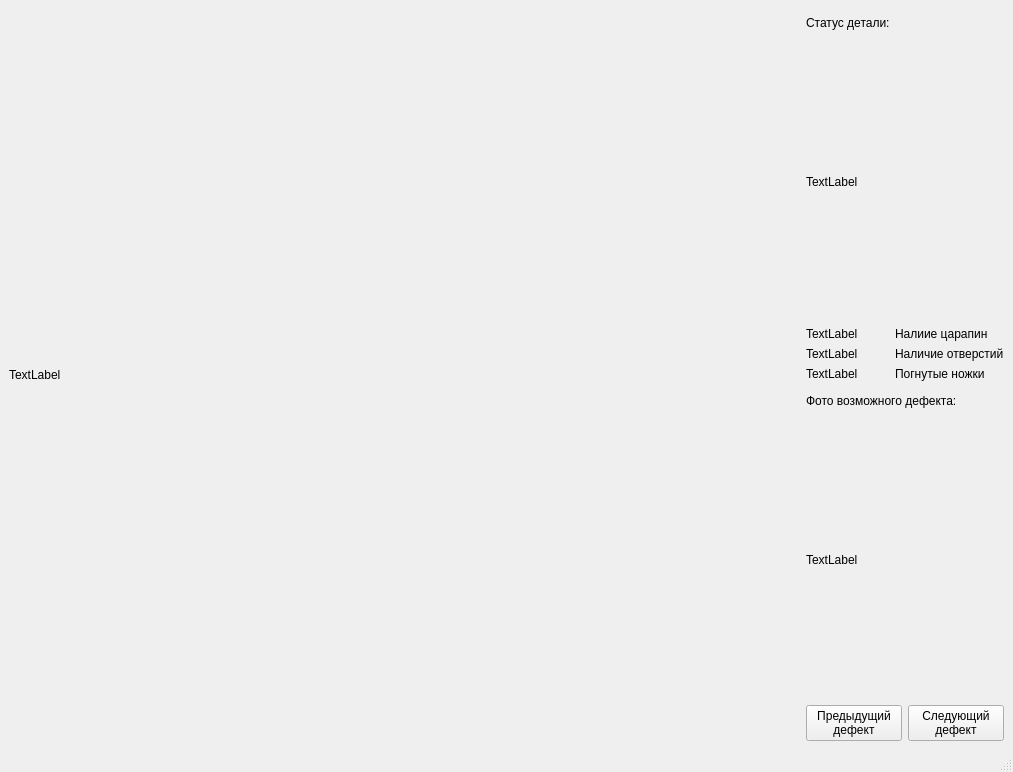
<?xml version="1.0" encoding="UTF-8"?>
<ui version="4.0">
 <class>mainWindow</class>
 <widget class="QMainWindow" name="mainWindow">
  <property name="geometry">
   <rect>
    <x>0</x>
    <y>0</y>
    <width>1013</width>
    <height>772</height>
   </rect>
  </property>
  <property name="windowTitle">
   <string>Поиск дефектов</string>
  </property>
  <widget class="QWidget" name="centralwidget">
   <layout class="QHBoxLayout" name="horizontalLayout" stretch="4,1">
    <item>
     <widget class="QLabel" name="main_view">
      <property name="text">
       <string>TextLabel</string>
      </property>
     </widget>
    </item>
    <item>
     <layout class="QVBoxLayout" name="verticalLayout" stretch="1,10,1,1,10,1">
      <item>
       <widget class="QLabel" name="label_3">
        <property name="text">
         <string>Статус детали:</string>
        </property>
       </widget>
      </item>
      <item>
       <widget class="QLabel" name="status">
        <property name="text">
         <string>TextLabel</string>
        </property>
       </widget>
      </item>
      <item>
       <layout class="QHBoxLayout" name="horizontalLayout_3" stretch="0,0">
        <item>
         <layout class="QVBoxLayout" name="verticalLayout_2">
          <item>
           <widget class="QLabel" name="scratch_indicator">
            <property name="text">
             <string>TextLabel</string>
            </property>
           </widget>
          </item>
          <item>
           <widget class="QLabel" name="hole_indicator">
            <property name="text">
             <string>TextLabel</string>
            </property>
           </widget>
          </item>
          <item>
           <widget class="QLabel" name="leg_indicator">
            <property name="text">
             <string>TextLabel</string>
            </property>
           </widget>
          </item>
         </layout>
        </item>
        <item>
         <layout class="QVBoxLayout" name="verticalLayout_3">
          <item>
           <widget class="QLabel" name="label_5">
            <property name="text">
             <string>Налиие царапин</string>
            </property>
           </widget>
          </item>
          <item>
           <widget class="QLabel" name="label_6">
            <property name="text">
             <string>Наличие отверстий</string>
            </property>
           </widget>
          </item>
          <item>
           <widget class="QLabel" name="label_8">
            <property name="text">
             <string>Погнутые ножки</string>
            </property>
           </widget>
          </item>
         </layout>
        </item>
       </layout>
      </item>
      <item>
       <widget class="QLabel" name="label_7">
        <property name="text">
         <string>Фото возможного дефекта:</string>
        </property>
       </widget>
      </item>
      <item>
       <widget class="QLabel" name="defect_view">
        <property name="text">
         <string>TextLabel</string>
        </property>
       </widget>
      </item>
      <item>
       <layout class="QHBoxLayout" name="horizontalLayout_2">
        <item>
         <widget class="QPushButton" name="prev_defect_button">
          <property name="text">
           <string>Предыдущий
дефект</string>
          </property>
         </widget>
        </item>
        <item>
         <widget class="QPushButton" name="next_defect_button">
          <property name="text">
           <string>Следующий
дефект</string>
          </property>
         </widget>
        </item>
       </layout>
      </item>
     </layout>
    </item>
   </layout>
  </widget>
  <widget class="QMenuBar" name="menubar">
   <property name="geometry">
    <rect>
     <x>0</x>
     <y>0</y>
     <width>1013</width>
     <height>21</height>
    </rect>
   </property>
  </widget>
  <widget class="QStatusBar" name="statusbar"/>
 </widget>
 <resources/>
 <connections/>
</ui>
